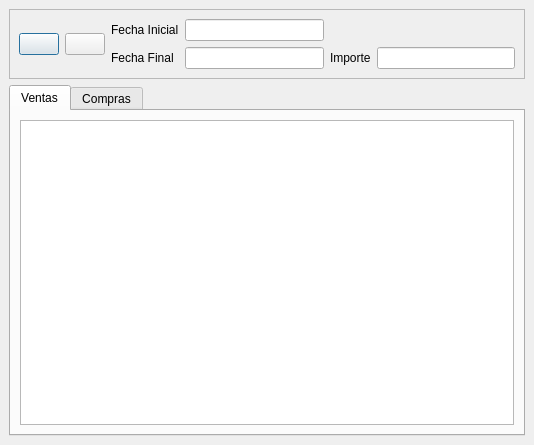
<ui version="4.0" >
 <author>Josep Burcion</author>
 <class>Modelo347Base</class>
 <widget class="QDialog" name="Modelo347Base" >
  <property name="geometry" >
   <rect>
    <x>0</x>
    <y>0</y>
    <width>534</width>
    <height>445</height>
   </rect>
  </property>
  <property name="windowTitle" >
   <string>Listado para el modelo 347</string>
  </property>
  <property name="sizeGripEnabled" >
   <bool>false</bool>
  </property>
  <layout class="QVBoxLayout" >
   <property name="margin" >
    <number>9</number>
   </property>
   <property name="spacing" >
    <number>6</number>
   </property>
   <item>
    <widget class="QFrame" name="frame" >
     <property name="frameShape" >
      <enum>QFrame::StyledPanel</enum>
     </property>
     <property name="frameShadow" >
      <enum>QFrame::Raised</enum>
     </property>
     <layout class="QGridLayout" >
      <property name="margin" >
       <number>9</number>
      </property>
      <property name="spacing" >
       <number>6</number>
      </property>
      <item rowspan="2" row="0" column="0" >
       <layout class="QHBoxLayout" >
        <property name="margin" >
         <number>0</number>
        </property>
        <property name="spacing" >
         <number>6</number>
        </property>
        <item>
         <widget class="QPushButton" name="m_boton_imprimir" >
          <property name="toolTip" >
           <string>Imprimir</string>
          </property>
          <property name="text" >
           <string comment="Imprimir/Salvar" />
          </property>
          <property name="icon" >
           <iconset>image1</iconset>
          </property>
          <property name="default" >
           <bool>true</bool>
          </property>
          <property name="flat" >
           <bool>false</bool>
          </property>
         </widget>
        </item>
        <item>
         <widget class="QPushButton" name="m_boton_recalcular" >
          <property name="toolTip" >
           <string>Recalcular</string>
          </property>
          <property name="text" >
           <string comment="Recalcular" />
          </property>
          <property name="icon" >
           <iconset>image0</iconset>
          </property>
          <property name="flat" >
           <bool>false</bool>
          </property>
         </widget>
        </item>
       </layout>
      </item>
      <item row="1" column="4" >
       <widget class="QLineEdit" name="importe" />
      </item>
      <item row="1" column="1" >
       <widget class="QLabel" name="textLabel1" >
        <property name="text" >
         <string>Fecha Final</string>
        </property>
       </widget>
      </item>
      <item row="0" column="1" >
       <widget class="QLabel" name="textLabel1_2" >
        <property name="text" >
         <string>Fecha Inicial</string>
        </property>
       </widget>
      </item>
      <item row="0" column="2" >
       <widget class="QLineEdit" name="finicial" />
      </item>
      <item row="1" column="3" >
       <widget class="QLabel" name="textLabel3" >
        <property name="text" >
         <string>Importe</string>
        </property>
       </widget>
      </item>
      <item row="1" column="2" >
       <widget class="QLineEdit" name="ffinal" />
      </item>
     </layout>
    </widget>
   </item>
   <item>
    <widget class="QTabWidget" name="TabWidget1" >
     <property name="currentIndex" >
      <number>0</number>
     </property>
     <widget class="QWidget" name="tab" >
      <attribute name="title" >
       <string>Ventas</string>
      </attribute>
      <layout class="QVBoxLayout" >
       <property name="margin" >
        <number>9</number>
       </property>
       <property name="spacing" >
        <number>6</number>
       </property>
       <item>
        <widget class="QTableWidget" name="tablaventas" />
       </item>
      </layout>
     </widget>
     <widget class="QWidget" name="tab" >
      <attribute name="title" >
       <string>Compras</string>
      </attribute>
      <layout class="QVBoxLayout" >
       <property name="margin" >
        <number>9</number>
       </property>
       <property name="spacing" >
        <number>6</number>
       </property>
       <item>
        <widget class="QTableWidget" name="tablacompras" />
       </item>
      </layout>
     </widget>
    </widget>
   </item>
  </layout>
 </widget>
 <layoutdefault spacing="6" margin="11" />
 <tabstops>
  <tabstop>finicial</tabstop>
  <tabstop>ffinal</tabstop>
  <tabstop>importe</tabstop>
  <tabstop>TabWidget1</tabstop>
 </tabstops>
 <resources/>
 <connections/>
</ui>
